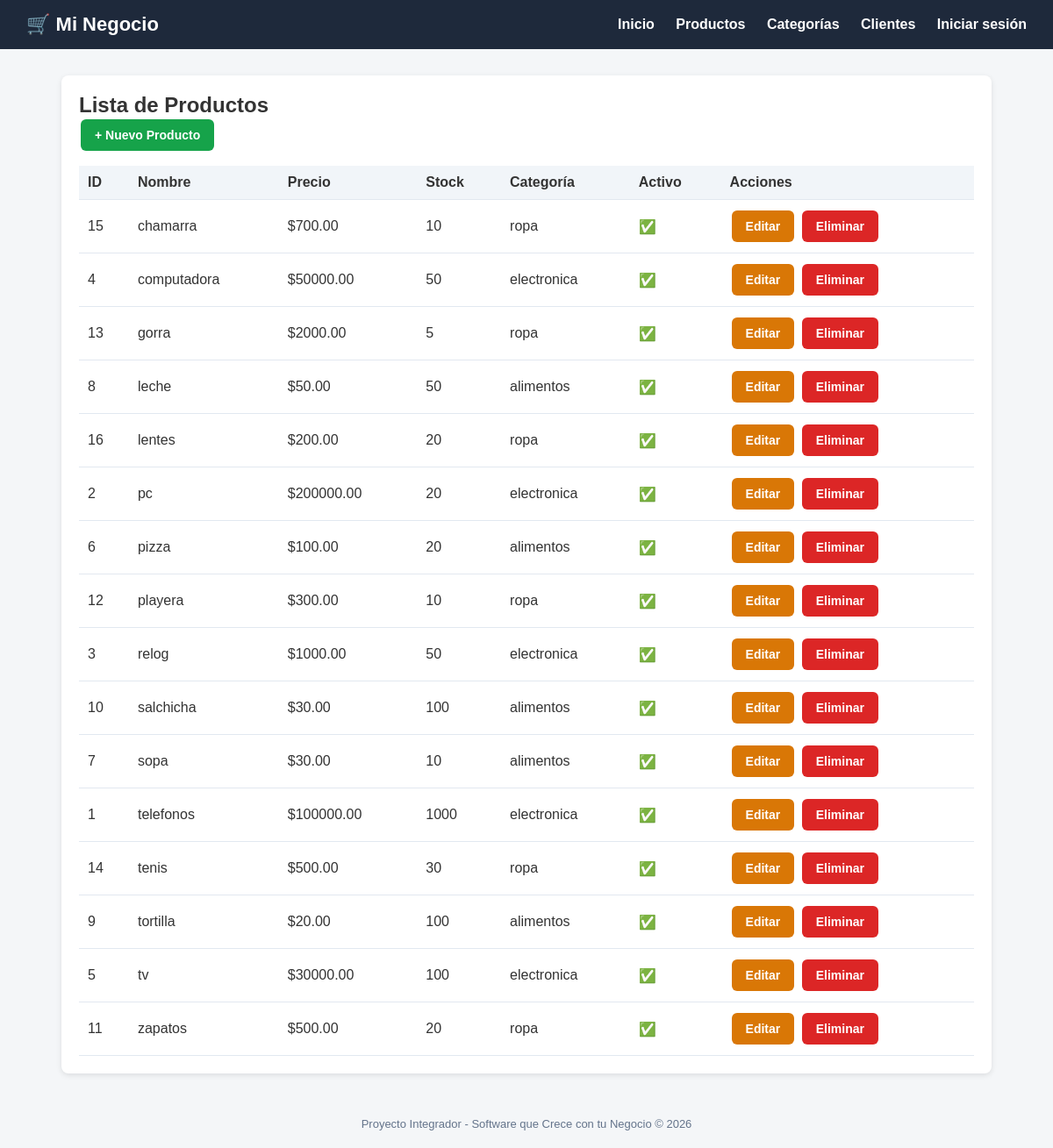
/productos/, run on the app's committed database.
### tienda/models.py (models this page shows, shortened)
class Producto(models.Model):
    nombre = models.CharField(max_length=200)
    descripcion = models.TextField(blank=True, null=True)
    precio = models.DecimalField(max_digits=10, decimal_places=2)
    stock = models.IntegerField(default=0)
    categoria = models.ForeignKey(Categoria, on_delete=models.CASCADE)
    fecha_creacion = models.DateTimeField(auto_now_add=True)
    activo = models.BooleanField(default=True)
    class Meta:
        verbose_name = "Producto"
        verbose_name_plural = "Productos"
        ordering = ['nombre']

class Categoria(models.Model):
    nombre = models.CharField(max_length=100)
    descripcion = models.TextField(blank=True, null=True)
    class Meta:
        verbose_name = "Categoria"
        verbose_name_plural = "Categorías"

### tienda/views.py (the view)
# urls.py: path('productos/', views.lista_productos, name='lista_productos'),
def lista_productos(request):
    productos = Producto.objects.all()
    return render(request, 'tienda/productos/lista.html', {'productos': productos})

### tienda/templates/tienda/productos/lista.html (shortened to what this page needs)
{% extends 'base.html' %}
{% block content %}
<div class="card">
    <h2>Lista de Productos</h2>
    <a href="{% url 'crear_producto' %}" class="btn btn-success">+ Nuevo Producto</a>
    <table>
        <thead>
            <tr><th>ID</th><th>Nombre</th><th>Precio</th><th>Stock</th><th>Categoría</th><th>Activo</th><th>Acciones</th></tr>
        </thead>
        <tbody>
            {% for producto in productos %}
            <tr>
                <td>{{ producto.id }}</td>
                <td>{{ producto.nombre }}</td>
                <td>${{ producto.precio }}</td>
                <td>{{ producto.stock }}</td>
                <td>{{ producto.categoria.nombre }}</td>
                <td>{% if producto.activo %}✅{% else %}❌{% endif %}</td>
                <td>
                    <a href="{% url 'editar_producto' producto.pk %}" class="btn btn-warning">Editar</a>
                    <a href="{% url 'eliminar_producto' producto.pk %}" class="btn btn-danger">Eliminar</a>
                </td>
            </tr>
            {% empty %}
            <tr><td colspan="7">No hay productos registrados.</td></tr>
            {% endfor %}
        </tbody>
    </table>
</div>
{% endblock %}

### templates/base.html (style rules this page uses)
* { margin: 0; padding: 0; box-sizing: border-box; }
body { font-family: Arial, sans-serif; background: #f4f6f8; color: #333; }
.card { background: #fff; border-radius: 8px; padding: 20px; box-shadow: 0 2px 6px rgba(0,0,0,0.1); margin-bottom: 20px; }
.btn { display: inline-block; padding: 10px 16px; border-radius: 6px; text-decoration: none; color: #fff; font-weight: bold; border: none; cursor: pointer; font-size: 14px; margin: 2px; }
.btn-success { background: #16a34a; }
.btn-danger { background: #dc2626; }
.btn-warning { background: #d97706; }
table { width: 100%; border-collapse: collapse; margin-top: 15px; }
th, td { padding: 10px; text-align: left; border-bottom: 1px solid #e2e8f0; }
th { background: #f1f5f9; }

### data on the page
Producto: id "15", nombre "chamarra", precio "700.00", stock "10", categoria.nombre "ropa"
Producto: id "4", nombre "computadora", precio "50000.00", stock "50", categoria.nombre "electronica"
Producto: id "13", nombre "gorra", precio "2000.00", stock "5", categoria.nombre "ropa"
Producto: id "8", nombre "leche", precio "50.00", stock "50", categoria.nombre "alimentos"
Producto: id "16", nombre "lentes", precio "200.00", stock "20", categoria.nombre "ropa"
Producto: id "2", nombre "pc", precio "200000.00", stock "20", categoria.nombre "electronica"
Producto: id "6", nombre "pizza", precio "100.00", stock "20", categoria.nombre "alimentos"
Producto: id "12", nombre "playera", precio "300.00", stock "10", categoria.nombre "ropa"
Producto: id "3", nombre "relog", precio "1000.00", stock "50", categoria.nombre "electronica"
Producto: id "10", nombre "salchicha", precio "30.00", stock "100", categoria.nombre "alimentos"
Producto: id "7", nombre "sopa", precio "30.00", stock "10", categoria.nombre "alimentos"
Producto: id "1", nombre "telefonos", precio "100000.00", stock "1000", categoria.nombre "electronica"
Producto: id "14", nombre "tenis", precio "500.00", stock "30", categoria.nombre "ropa"
Producto: id "9", nombre "tortilla", precio "20.00", stock "100", categoria.nombre "alimentos"
Producto: id "5", nombre "tv", precio "30000.00", stock "100", categoria.nombre "electronica"
Producto: id "11", nombre "zapatos", precio "500.00", stock "20", categoria.nombre "ropa"
